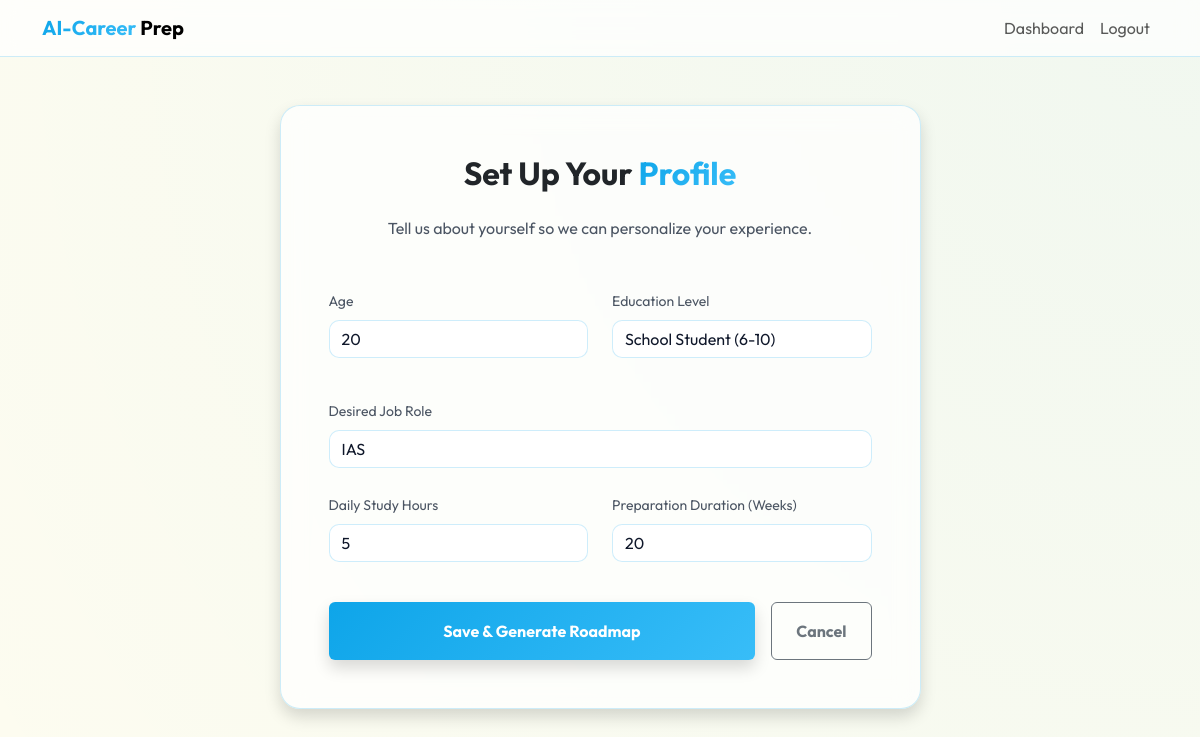
The app's page /onboarding (signed in), older data.
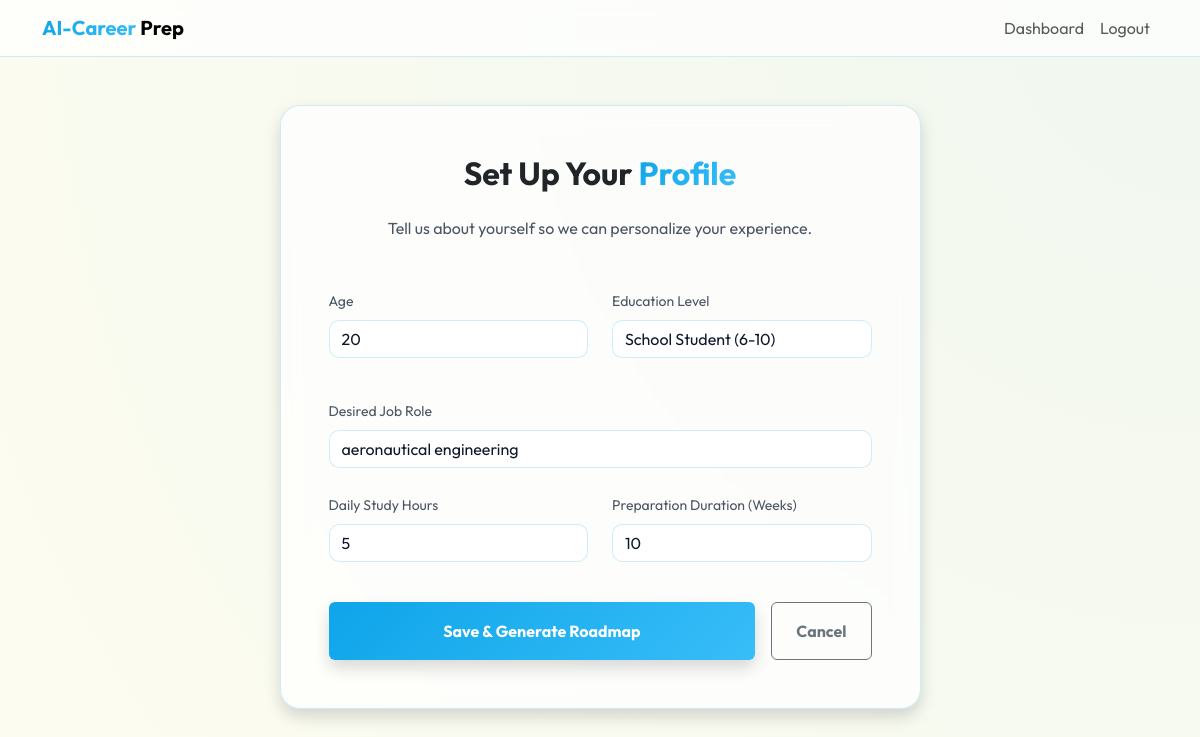
The same page, newer data.
### models.py (models this page shows)
class User(UserMixin, db.Model):
    id = db.Column(db.Integer, primary_key=True)
    username = db.Column(db.String(150), unique=True, nullable=False)
    email = db.Column(db.String(150), unique=True, nullable=False)
    password = db.Column(db.String(500), nullable=False)
    age = db.Column(db.Integer)
    education_level = db.Column(db.String(100))
    available_time = db.Column(db.String(100)) # e.g., "Full-time", "2 hours/day"
    desired_role = db.Column(db.String(100))
    prep_weeks = db.Column(db.Integer, default=1)
    readiness_score = db.Column(db.Integer, default=0)
    completed_modules = db.Column(db.String(500), default="") # Comma-separated indices
    reset_token = db.Column(db.String(100), unique=True)
    reset_token_expiry = db.Column(db.DateTime)
    sessions = db.relationship('InterviewSession', backref='user', lazy=True)

### app.py (the view, shortened to what this page needs)
    @app.route('/onboarding', methods=['GET', 'POST'])
    @login_required
    def onboarding():
        role_query = request.args.get('role', '')
        from models import UserProgress
        return render_template('onboarding.html', role_query=role_query)

### templates/onboarding.html (shortened to what this page needs)
{% extends "base.html" %}
{% block content %}
<div class="row justify-content-center">
    <div class="col-md-7">
        <div class="card card-glass p-5 shadow">
            <h2 class="text-center mb-4 fw-bold">Set Up Your <span class="gradient-text">Profile</span></h2>
            <p class="text-center text-muted mb-5">Tell us about yourself so we can personalize your experience.</p>
            <form method="POST">
                <div class="row mb-4">
                    <div class="col-md-6 mb-3">
                        <label class="form-label text-muted small">Age</label>
                        <input type="number" name="age" class="form-control" placeholder="e.g. 21" value="{{ current_user.age or '' }}" required>
                    </div>
                    <div class="col-md-6 mb-3">
                        <label class="form-label text-muted small">Education Level</label>
                        <select name="education_level" class="form-select form-control" required>
                            <option value="School (6-10)" {% if current_user.education_level == 'School (6-10)' %}selected{% endif %}>School Student (6-10)</option>
                        </select>
                    </div>
                </div>
                <div class="mb-4">
                    <label class="form-label text-muted small">Desired Job Role</label>
                    <input type="text" name="desired_role" class="form-control" placeholder="e.g. Software Engineer" value="{{ role_query or current_user.desired_role or '' }}" required>
                </div>
                <div class="row mb-4">
                    <div class="col-md-6 mb-3">
                        <label class="form-label text-muted small">Daily Study Hours</label>
                        <input type="number" name="available_time" class="form-control" placeholder="e.g. 4" min="1" max="24" value="{{ current_user.available_time or '' }}" required>
                    </div>
                    <div class="col-md-6 mb-3">
                        <label class="form-label text-muted small">Preparation Duration (Weeks)</label>
                        <input type="number" name="prep_weeks" class="form-control" placeholder="e.g. 4" min="1" max="52" value="{{ current_user.prep_weeks or 1 }}" required>
                    </div>
                </div>
                <div class="d-flex gap-3 mt-2">
                    <button type="submit" class="btn btn-primary w-100 py-3 fw-bold shadow">Save & Generate Roadmap</button>
                    {% if current_user.desired_role %}
                    <a href="{{ url_for('dashboard') }}" class="btn btn-outline-secondary px-4 py-3 fw-bold">Cancel</a>
                    {% endif %}
                </div>
            </form>
        </div>
    </div>
</div>
{% endblock %}

### templates/base.html (shortened to what this page needs)
<!DOCTYPE html>
<html lang="en">
<head>
    <link href="https://cdn.jsdelivr.net/npm/bootstrap@5.3.0/dist/css/bootstrap.min.css" rel="stylesheet">
    <link rel="stylesheet" href="{{ url_for('static', filename='css/style.css') }}">
</head>
<body>
    <nav class="navbar navbar-expand-lg navbar-light sticky-top">
        <div class="container">
            <a class="navbar-brand fw-bold" href="{{ url_for('index') }}">
                <span style="background: var(--primary-gradient); -webkit-background-clip: text; background-clip: text; -webkit-text-fill-color: transparent;">AI-Career</span> Prep
            </a>
            <div class="collapse navbar-collapse" id="navbarNav">
                <ul class="navbar-nav ms-auto">
                    {% if current_user.is_authenticated %}
                        <li class="nav-item"><a class="nav-link" href="{{ url_for('dashboard') }}">Dashboard</a></li>
                        <li class="nav-item"><a class="nav-link" href="{{ url_for('logout') }}">Logout</a></li>
                    {% else %}
                        <li class="nav-item"><a class="nav-link" href="{{ url_for('login') }}">Login</a></li>
                        <li class="nav-item"><a class="nav-link btn btn-primary px-3 ms-lg-2" href="{{ url_for('register') }}">Get Started</a></li>
                    {% endif %}
                </ul>
            </div>
        </div>
    </nav>
    <main class="container py-5">
        {% block content %}{% endblock %}
    </main>
</body>
</html>

### static/css/style.css (style rules this page uses)
:root { --sky-blue: #0ea5e9; --sky-blue-hover: #0284c7; --cream-bg: #fdfcf0; --deep-slate: #0f172a; --glass-bg: rgba(255, 255, 255, 0.85); --glass-border: rgba(14, 165, 233, 0.15); --primary-gradient: linear-gradient(135deg, #0ea5e9 0%, #38bdf8 100%); }
body { background-color: var(--cream-bg); background-image: radial-gradient(circle at top right, rgba(14, 165, 233, 0.05), transparent); color: var(--deep-slate); min-height: 100vh; }
.card-glass { background: var(--glass-bg); backdrop-filter: blur(12px); border: 1px solid var(--glass-border); border-radius: 20px; box-shadow: 0 10px 30px rgba(14, 165, 233, 0.08); transition: transform 0.3s ease, box-shadow 0.3s ease; }
.gradient-text { background: var(--primary-gradient); -webkit-background-clip: text; background-clip: text; -webkit-text-fill-color: transparent; }
.form-control { background: white; border: 1px solid rgba(14, 165, 233, 0.2); color: var(--deep-slate); border-radius: 10px; }
.text-muted { color: #4b5563 !important; }

### templates/base.html (style rules this page uses)
:root { --sky-blue: #0ea5e9; --sky-blue-hover: #0284c7; --cream-bg: #fdfcf0; --deep-slate: #0f172a; --glass-bg: rgba(255, 255, 255, 0.7); --glass-border: rgba(14, 165, 233, 0.2); --primary-gradient: linear-gradient(135deg, #0ea5e9 0%, #38bdf8 100%); }
body { font-family: 'Outfit', sans-serif; background-color: var(--cream-bg); color: var(--deep-slate); min-height: 100vh; }
.navbar { background: var(--glass-bg) !important; backdrop-filter: blur(10px); border-bottom: 1px solid var(--glass-border); }
.btn-primary { background: var(--primary-gradient); border: none; box-shadow: 0 4px 15px rgba(14, 165, 233, 0.3); color: white !important; }

Row changes from the older to the newer data that the page shows:
changed User "School Student (6-10)": desired_role "IAS" → "aeronautical engineering"; prep_weeks "20" → "10"
